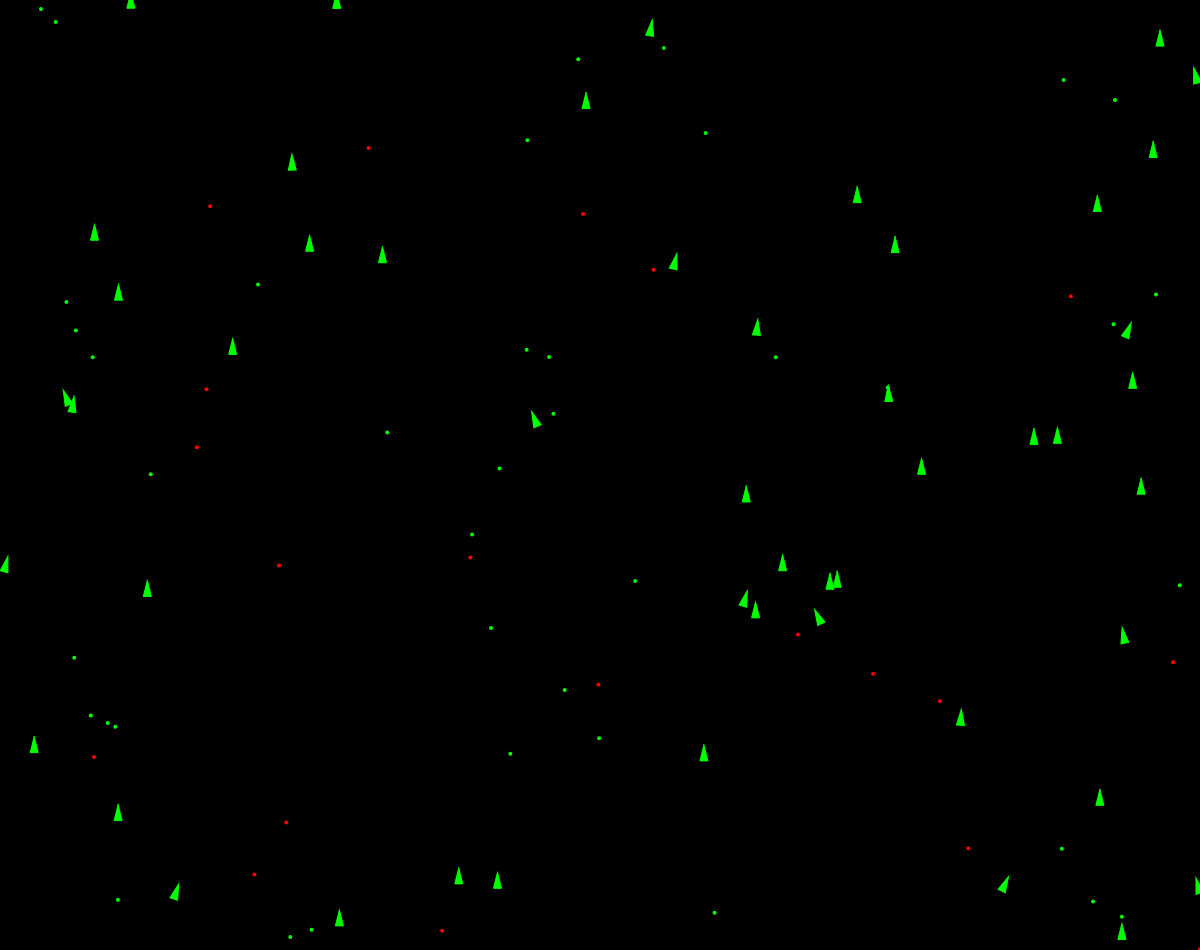
Frame 1 (no input)
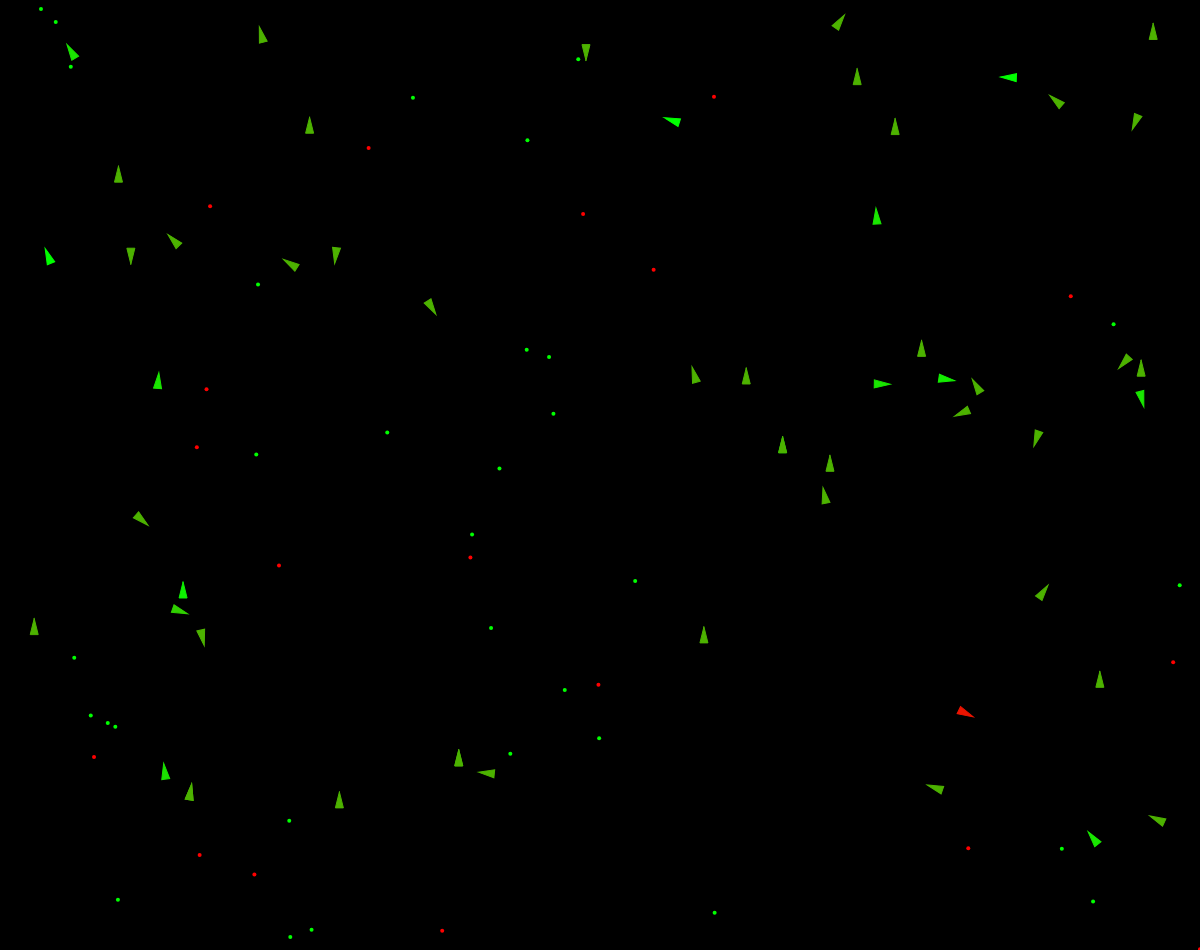
Frame 60 (no input)
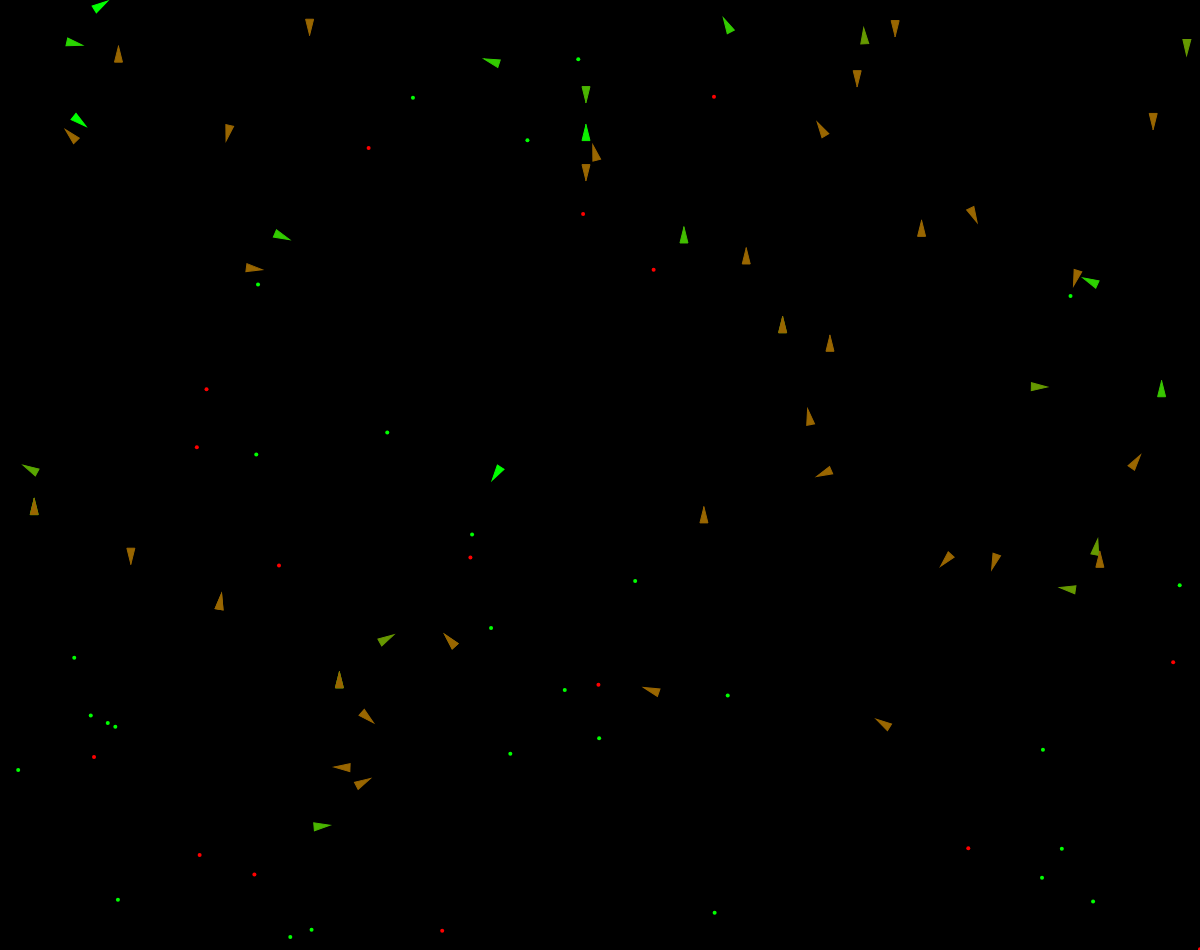
Frame 120 (the mouse pressed at the canvas centre since frame 60)

The p5.js sketch that drew these frames (run headless with seeded random() and noise() and a simulated clock; from frame 60 on, the mouse is pressed at the canvas centre):

// p5.js sketch
// ── sketch.js
// Daniel Shiffman
// The Coding Train
// Coding Challenge 69: Steering Evolution

// Part 1: https://youtu.be/flxOkx0yLrY
// Part 2: https://youtu.be/XaOVH8ZSRNA
// Part 3: https://youtu.be/vZUWTlK7D2Q
// Part 4: https://youtu.be/ykOcaInciBI
// Part 5: https://youtu.be/VnFF5V5DS8s

const vehicles = [];
const food = [];
const poison = [];

let debug;

function setup() {
  createCanvas(windowWidth, windowHeight - 50);
  for (let i = 0; i < 50; i++) {
    const x = random(width);
    const y = random(height);
    vehicles[i] = new Vehicle(x, y);
  }

  for (let i = 0; i < 40; i++) {
    const x = random(width);
    const y = random(height);
    food.push(createVector(x, y));
  }

  for (let i = 0; i < 20; i++) {
    const x = random(width);
    const y = random(height);
    poison.push(createVector(x, y));
  }

  debug = createCheckbox();

}

function mouseDragged() {
  vehicles.push(new Vehicle(mouseX, mouseY));
}

function draw() {
  background(0);

  if (random(1) < 0.1) {
    const x = random(width);
    const y = random(height);
    food.push(createVector(x, y));
  }

  if (random(1) < 0.01) {
    const x = random(width);
    const y = random(height);
    poison.push(createVector(x, y));
  }

  for (let i = 0; i < food.length; i++) {
    fill(0, 255, 0);
    noStroke();
    ellipse(food[i].x, food[i].y, 4, 4);
  }

  for (let i = 0; i < poison.length; i++) {
    fill(255, 0, 0);
    noStroke();
    ellipse(poison[i].x, poison[i].y, 4, 4);
  }

  for (let i = vehicles.length - 1; i >= 0; i--) {
    vehicles[i].boundaries();
    vehicles[i].behaviors(food, poison);
    vehicles[i].update();
    vehicles[i].display();

    const newVehicle = vehicles[i].clone();
    if (newVehicle != null) {
      vehicles.push(newVehicle);
    }
    
    if (vehicles[i].dead()) {
      const x = vehicles[i].position.x;
      const y = vehicles[i].position.y;
      food.push(createVector(x, y));
      vehicles.splice(i, 1);
    }

  }
}

// ── vehicle.js
// Daniel Shiffman
// The Coding Train
// Coding Challenge 69: Steering Evolution
// Part 1: https://youtu.be/flxOkx0yLrY
// Part 2: https://youtu.be/XaOVH8ZSRNA
// Part 3: https://youtu.be/vZUWTlK7D2Q
// Part 4: https://youtu.be/ykOcaInciBI
// Part 5: https://youtu.be/VnFF5V5DS8s

// https://editor.p5js.org/codingtrain/sketches/xgQNXkxx1

var mr = 0.01;

class Vehicle {
  constructor(x, y, dna) {
    this.acceleration = createVector(0, 0);
    this.velocity = createVector(0, -2);
    this.position = createVector(x, y);
    this.r = 4;
    this.maxspeed = 5;
    this.maxforce = 0.5;

    this.health = 1;

    this.dna = [];
    if (dna === undefined) {
      // Food weight
      this.dna[0] = random(-2, 2);
      // Poison weight
      this.dna[1] = random(-2, 2);
      // Food perception
      this.dna[2] = random(0, 100);
      // Poision Percepton
      this.dna[3] = random(0, 100);
    } else {
      // Mutation
      this.dna[0] = dna[0];
      if (random(1) < mr) {
        this.dna[0] += random(-0.1, 0.1);
      }
      this.dna[1] = dna[1];
      if (random(1) < mr) {
        this.dna[1] += random(-0.1, 0.1);
      }
      this.dna[2] = dna[2];
      if (random(1) < mr) {
        this.dna[2] += random(-10, 10);
      }
      this.dna[3] = dna[3];
      if (random(1) < mr) {
        this.dna[3] += random(-10, 10);
      }
    }
  }


  // Method to update location
  update() {

    this.health -= 0.005;

    // Update velocity
    this.velocity.add(this.acceleration);
    // Limit speed
    this.velocity.limit(this.maxspeed);
    this.position.add(this.velocity);
    // Reset accelerationelertion to 0 each cycle
    this.acceleration.mult(0);
  }

  applyForce(force) {
    // We could add mass here if we want A = F / M
    this.acceleration.add(force);
  }

  behaviors(good, bad) {
    const steerG = this.eat(good, 0.2, this.dna[2]);
    const steerB = this.eat(bad, -1, this.dna[3]);

    steerG.mult(this.dna[0]);
    steerB.mult(this.dna[1]);

    this.applyForce(steerG);
    this.applyForce(steerB);
  }

  clone() {
    if (random(1) < 0.002) {
      return new Vehicle(this.position.x, this.position.y, this.dna);
    } else {
      return null;
    }
  }

  eat(list, nutrition, perception) {
    let record = Infinity;
    let closest = null;
    for (let i = list.length - 1; i >= 0; i--) {
      const d = this.position.dist(list[i]);

      if (d < this.maxspeed) {
        list.splice(i, 1);
        this.health += nutrition;
      } else {
        if (d < record && d < perception) {
          record = d;
          closest = list[i];
        }
      }
    }

    // This is the moment of eating!

    if (closest != null) {
      return this.seek(closest);
    }

    return createVector(0, 0);
  }

  // A method that calculates a steering force towards a target
  // STEER = DESIRED MINUS VELOCITY
  seek(target) {

    const desired = p5.Vector.sub(target, this.position); // A vector pointing from the location to the target

    // Scale to maximum speed
    desired.setMag(this.maxspeed);

    // Steering = Desired minus velocity
    const steer = p5.Vector.sub(desired, this.velocity);
    steer.limit(this.maxforce); // Limit to maximum steering force

    return steer;
    //this.applyForce(steer);
  }

  dead() {
    return (this.health < 0)
  }

  display() {
    // Draw a triangle rotated in the direction of velocity
    const angle = this.velocity.heading() + PI / 2;

    push();
    translate(this.position.x, this.position.y);
    rotate(angle);


    if (debug.checked()) {
      strokeWeight(3);
      stroke(0, 255, 0);
      noFill();
      line(0, 0, 0, -this.dna[0] * 25);
      strokeWeight(2);
      ellipse(0, 0, this.dna[2] * 2);
      stroke(255, 0, 0);
      line(0, 0, 0, -this.dna[1] * 25);
      ellipse(0, 0, this.dna[3] * 2);
    }

    const gr = color(0, 255, 0);
    const rd = color(255, 0, 0);
    // couleur qui varie en fonction de la santé de l'individu
    // lerpColor est une fonction p5 qui permet de faire une interpolation linéaire
    // entre deux couleurs. Ici on fait une interpolation linéaire entre la couleur rouge
    // et la couleur verte en fonction de la santé de l'individu
    const col = lerpColor(rd, gr, this.health);

    fill(col);
    stroke(col);
    strokeWeight(1);
    beginShape();
    vertex(0, -this.r * 2);
    vertex(-this.r, this.r * 2);
    vertex(this.r, this.r * 2);
    endShape(CLOSE);

    pop();
  }


  // Exerce une force renvoyant vers le centre du canvas si le véhicule s'approche
  // des bords du canvas
  boundaries() {
    const d = 25;

    let desired = null;

    if (this.position.x < d) {
      desired = createVector(this.maxspeed, this.velocity.y);
    } else if (this.position.x > width - d) {
      desired = createVector(-this.maxspeed, this.velocity.y);
    }

    if (this.position.y < d) {
      desired = createVector(this.velocity.x, this.maxspeed);
    } else if (this.position.y > height - d) {
      desired = createVector(this.velocity.x, -this.maxspeed);
    }

    if (desired !== null) {
      desired.normalize();
      desired.mult(this.maxspeed);
      const steer = p5.Vector.sub(desired, this.velocity);
      steer.limit(this.maxforce);
      this.applyForce(steer);
    }
  }
}
